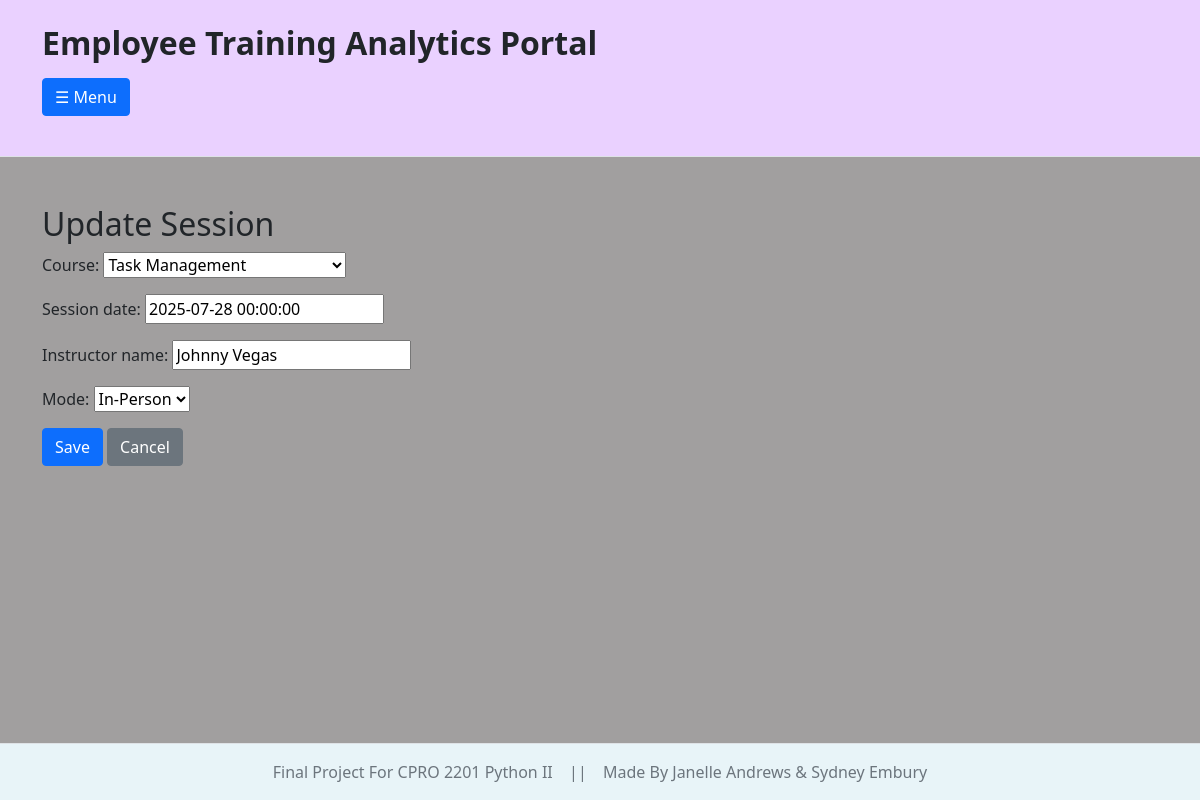
The app's page /analytics_portal/sessions/update/3/, older data.
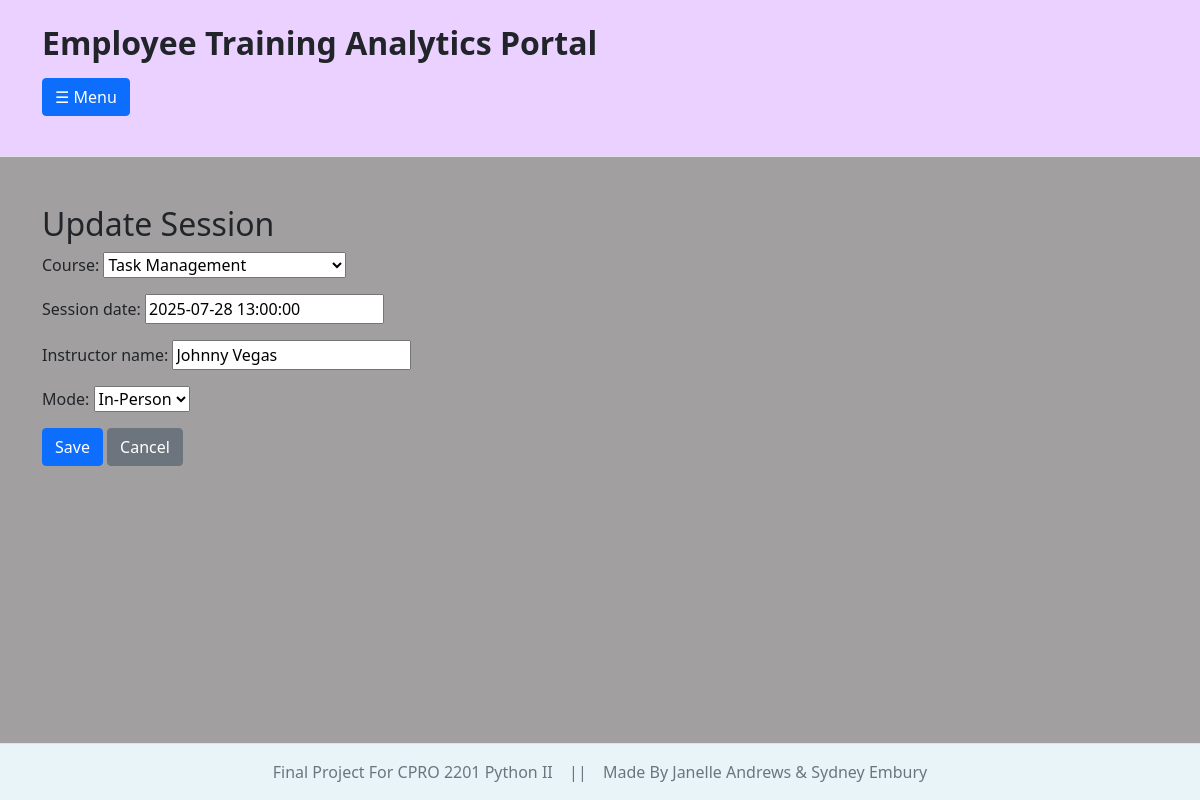
The same page, newer data.
### analytics_portal/models.py (models this page shows, shortened)
class Session(models.Model):
    mode_choices = {
        '1':'Online',
        '2':'In-Person'
    }
    course = models.ForeignKey(Course, on_delete=models.CASCADE)
    session_date = models.DateTimeField()
    instructor_name = models.CharField(max_length=150)
    mode = models.CharField(choices=mode_choices)

### analytics_portal/views.py (the view)
# urls.py: path('sessions/update/<int:id>/',views.update_session, name='update_session' ),
def update_session(request, id):
    session = Session.objects.get(id=id)
    form = SessionForm(instance=session)
    if request.method == "POST":
        form = SessionForm(request.POST, instance=session)
        if form.is_valid():
            form.save()
            return redirect('session_list')
    return render(request, 'analytics_portal/session/update_session.html', {'form':form})

### analytics_portal/forms.py
class SessionForm(forms.ModelForm):
    class Meta:
        model = Session
        fields = "__all__"

### analytics_portal/models.py (called while the page is built)
    def __str__(self):
        return self.title

### analytics_portal/templates/analytics_portal/session/update_session.html (shortened to what this page needs)
{% extends "analytics_portal/global_layout.html" %}
{% block content %}
    <h2>Update Session</h2>
    <form method = "post">
        {{form.as_p}}
        <button class="btn btn-primary" type="submit">Save</button>
        <a class="btn btn-secondary" href="{% url 'session_list' %}">Cancel</a>
    </form>
{% endblock %}

Row changes from the older to the newer data that the page shows:
changed Session "Task Management": session_date "2025-07-28 00:00:00" → "2025-07-28 13:00:00"
